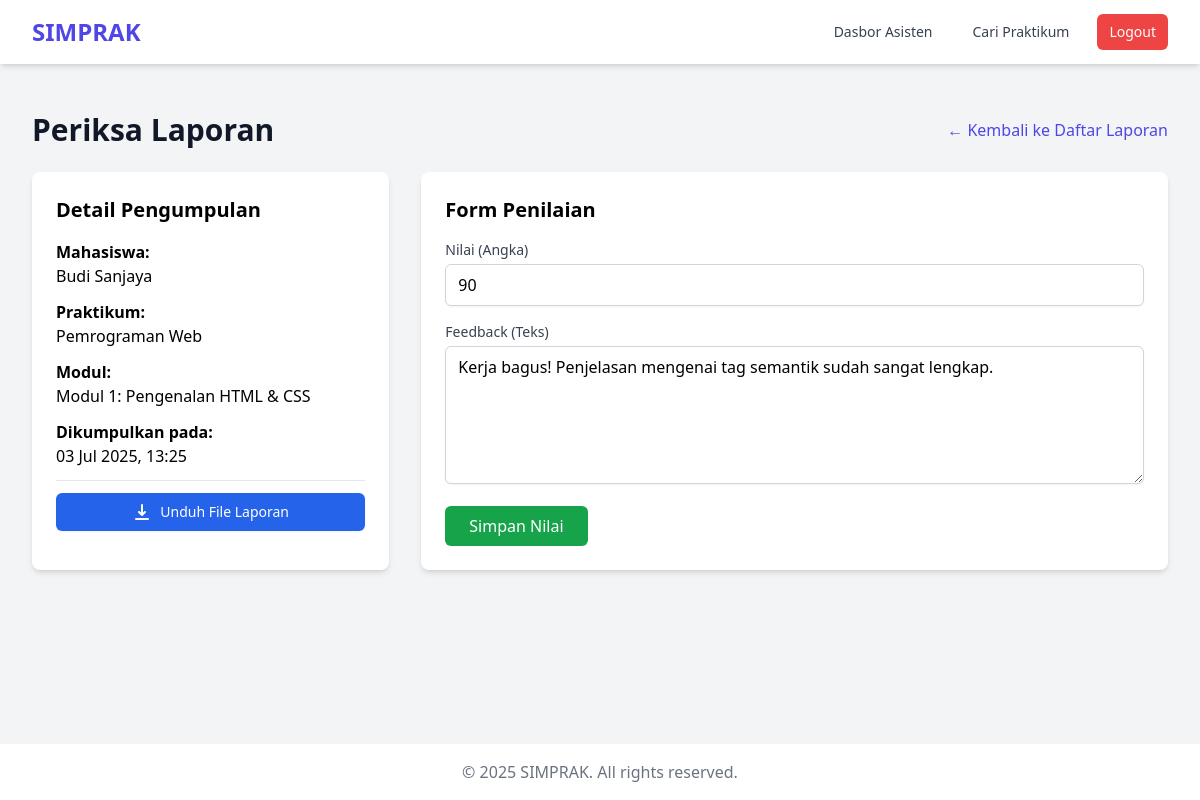
Page /index.php?page=beri_nilai&id=1 (signed in) on the committed database.
### tables this page shows
CREATE TABLE `laporan` (
  `id` int(11) NOT NULL AUTO_INCREMENT,
  `modul_id` int(11) NOT NULL,
  `mahasiswa_id` int(11) NOT NULL,
  `file_laporan` varchar(255) NOT NULL,
  `tanggal_pengumpulan` timestamp NOT NULL DEFAULT current_timestamp(),
  `nilai` int(11) DEFAULT NULL,
  `feedback` text DEFAULT NULL,
  `status` enum('dikumpulkan','dinilai') NOT NULL DEFAULT 'dikumpulkan',
  PRIMARY KEY (`id`),
  KEY `modul_id` (`modul_id`),
  KEY `mahasiswa_id` (`mahasiswa_id`)
);

CREATE TABLE `users` (
  `id` int(11) NOT NULL AUTO_INCREMENT,
  `nama_lengkap` varchar(255) NOT NULL,
  `username` varchar(100) NOT NULL,
  `password` varchar(255) NOT NULL,
  `role` enum('mahasiswa','asisten') NOT NULL,
  `created_at` timestamp NOT NULL DEFAULT current_timestamp(),
  PRIMARY KEY (`id`),
  UNIQUE KEY `username` (`username`)
);

CREATE TABLE `mata_praktikum` (
  `id` int(11) NOT NULL AUTO_INCREMENT,
  `nama_praktikum` varchar(255) NOT NULL,
  `deskripsi` text DEFAULT NULL,
  PRIMARY KEY (`id`)
);

CREATE TABLE `modul` (
  `id` int(11) NOT NULL AUTO_INCREMENT,
  `praktikum_id` int(11) NOT NULL,
  `judul_modul` varchar(255) NOT NULL,
  `deskripsi_modul` text DEFAULT NULL,
  `file_materi` varchar(255) DEFAULT NULL,
  PRIMARY KEY (`id`),
  KEY `praktikum_id` (`praktikum_id`)
);

### src/views/asisten/beri_nilai.php (the view, shortened to what this page needs)
<?php
require_once __DIR__ . '/../../../config/database.php';
include_once __DIR__ . '/../templates/header.php';
$laporan_id = $_GET['id'];
$query = "
    SELECT
        l.*,
        u.nama_lengkap AS nama_mahasiswa,
        m.judul_modul,
        mp.nama_praktikum
    FROM laporan l
    JOIN users u ON l.mahasiswa_id = u.id
    JOIN modul m ON l.modul_id = m.id
    JOIN mata_praktikum mp ON m.praktikum_id = mp.id
    WHERE l.id = ?
";
$stmt = $conn->prepare($query);
$stmt->bind_param("i", $laporan_id);
$stmt->execute();
$laporan = $stmt->get_result()->fetch_assoc();
?>
<div class="px-4 py-6 sm:px-0">
    <div class="flex justify-between items-center mb-6">
        <h1 class="text-3xl font-bold text-gray-900">Periksa Laporan</h1>
        <a href="index.php?page=periksa_laporan" class="text-indigo-600 hover:underline">&larr; Kembali ke Daftar Laporan</a>
    </div>
    <div class="grid grid-cols-1 md:grid-cols-3 gap-8">
        <div class="md:col-span-1 bg-white p-6 rounded-lg shadow-md">
            <h2 class="text-xl font-semibold mb-4">Detail Pengumpulan</h2>
            <div class="space-y-3">
                <p><strong>Mahasiswa:</strong><br><?= htmlspecialchars($laporan['nama_mahasiswa']) ?></p>
                <p><strong>Praktikum:</strong><br><?= htmlspecialchars($laporan['nama_praktikum']) ?></p>
                <p><strong>Modul:</strong><br><?= htmlspecialchars($laporan['judul_modul']) ?></p>
                <p><strong>Dikumpulkan pada:</strong><br><?= date('d M Y, H:i', strtotime($laporan['tanggal_pengumpulan'])) ?></p>
                <hr>
                <a href="public/uploads/laporan/<?= htmlspecialchars($laporan['file_laporan']) ?>" download class="w-full text-center inline-flex items-center justify-center px-4 py-2 border border-transparent text-sm font-medium rounded-md shadow-sm text-white bg-blue-600 hover:bg-blue-700">
                    Unduh File Laporan
                </a>
            </div>
        </div>
        <div class="md:col-span-2 bg-white p-6 rounded-lg shadow-md">
            <h2 class="text-xl font-semibold mb-4">Form Penilaian</h2>
            <form action="index.php?action=beri_nilai" method="POST">
                <div class="mb-4">
                    <label for="nilai" class="block text-sm font-medium text-gray-700">Nilai (Angka)</label>
                    <input type="number" name="nilai" id="nilai" min="0" max="100" value="<?= htmlspecialchars($laporan['nilai'] ?? '') ?>" required
                           class="w-full px-3 py-2 mt-1 border border-gray-300 rounded-md shadow-sm">
                </div>
                <div class="mb-4">
                    <label for="feedback" class="block text-sm font-medium text-gray-700">Feedback (Teks)</label>
                    <textarea name="feedback" id="feedback" rows="5" required
                              class="w-full px-3 py-2 mt-1 border border-gray-300 rounded-md shadow-sm"><?= htmlspecialchars($laporan['feedback'] ?? '') ?></textarea>
                </div>
                <div>
                    <button type="submit" class="px-6 py-2 font-medium text-white bg-green-600 rounded-md hover:bg-green-700">
                        Simpan Nilai
                    </button>
                </div>
            </form>
        </div>
    </div>
</div>
<?php
include_once __DIR__ . '/../templates/footer.php';
?>

### rows in the picture
laporan: mahasiswa.nama_lengkap "Budi Sanjaya", mata_praktikum.nama_praktikum "Pemrograman Web", modul.judul_modul "Modul 1: Pengenalan HTML & CSS", tanggal_pengumpulan "03 Jul 2025, 13:25", nilai "90", feedback "Kerja bagus! Penjelasan mengenai tag semantik sudah sangat lengkap."
